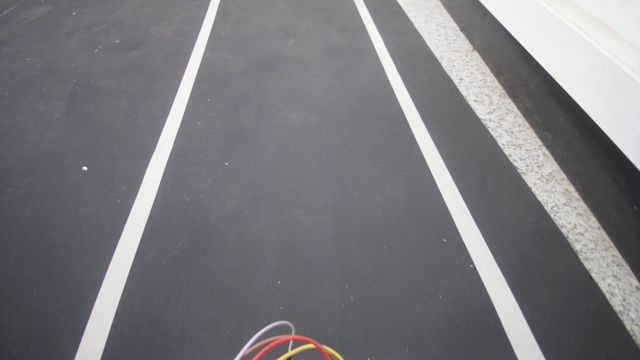
#> input picture kuruma/test/raw_collected_data/raw_images/raw_20250702_024235_522.jpg, 640 x 360 px, found by its file name
$ python calibrate_bev.py
#> lines starting #> are read from the running program, lines starting #| are printed output that depends on the picture; after the words box and inside, x2 and y2 are one past the last pixel; in counts of white or black regions, pixels touching at a corner belong together
import cv2
import numpy as np

# ==============================================================================
# 1. 复制并粘贴我们之前优化的 PerspectiveTransformer 类
#    (这里我只包含必要的部分，以保持脚本简洁)
# ==============================================================================
class PerspectiveTransformer:
    def __init__(self, paper_dist_cm=20.0):
        # 固定参数
        self.src_points = np.float32([[260, 87], [378, 87], [410, 217], [231, 221]])
        A4_WIDTH_CM, A4_HEIGHT_CM = 21.0, 29.7
        pixels_per_cm = 10.0  # 使用稍低的分辨率以加快实时刷新
        bev_width_cm, bev_height_cm = 150.0, 150.0

        # 计算BEV尺寸
        self.bev_pixel_width = int(bev_width_cm * pixels_per_cm)
        self.bev_pixel_height = int(bev_height_cm * pixels_per_cm)

        # 计算A4纸在BEV中的像素尺寸
        paper_bev_width = A4_WIDTH_CM * pixels_per_cm
        paper_bev_height = A4_HEIGHT_CM * pixels_per_cm
        margin_x = (self.bev_pixel_width - paper_bev_width) / 2

        # --- 关键部分：这里的 paper_dist_cm 是可变的 ---
        paper_bottom_y = self.bev_pixel_height - (paper_dist_cm * pixels_per_cm)
        paper_top_y = paper_bottom_y - paper_bev_height

        self.dst_points = np.float32([
            [margin_x, paper_top_y],
            [margin_x + paper_bev_width, paper_top_y],
            [margin_x + paper_bev_width, paper_bottom_y],
            [margin_x, paper_bottom_y]
        ])

        self.transform_matrix = cv2.getPerspectiveTransform(self.src_points, self.dst_points)

    def transform_image(self, image):
        return cv2.warpPerspective(
            image, self.transform_matrix,
            (self.bev_pixel_width, self.bev_pixel_height),
            flags=cv2.INTER_LINEAR,
            borderMode=cv2.BORDER_CONSTANT
        )

# ==============================================================================
# 2. 交互式校准的主程序
# ==============================================================================

# --- 全局变量 ---
# !!! 修改为你自己的图片路径，这张图片最好有清晰的平行线 !!!
IMAGE_PATH = "data/custom/images/raw_20250702_024235_522.jpg"
WINDOW_NAME = "Interactive BEV Calibration"
TRACKBAR_NAME = "Paper Distance (cm)"

# 加载图像
image = cv2.imread(IMAGE_PATH)
#> image is the input picture: shape (360, 640, 3); mean B, G, R 126.3, 122, 123
if image is None:
    print(f"错误: 无法加载图片 '{IMAGE_PATH}'")
    exit()

# 统一调整图像尺寸到标定时的尺寸 (640x360)
image = cv2.resize(image, (640, 360))


def on_trackbar_change(val):
    """滑动条的回调函数"""
#> called with val = 200
    # 1. 从滑动条获取当前的距离值 (OpenCV滑动条是整数，我们除以10来获得小数)
    distance_cm = val / 10.0

    # 2. 使用当前距离值创建一个新的变换器实例
    transformer = PerspectiveTransformer(paper_dist_cm=distance_cm)

    # 3. 生成新的鸟瞰图
    bev_image = transformer.transform_image(image)
#> in transform_image, `return cv2.warpPerspective( image, self.transform_matrix, (self.bev_pi..`:
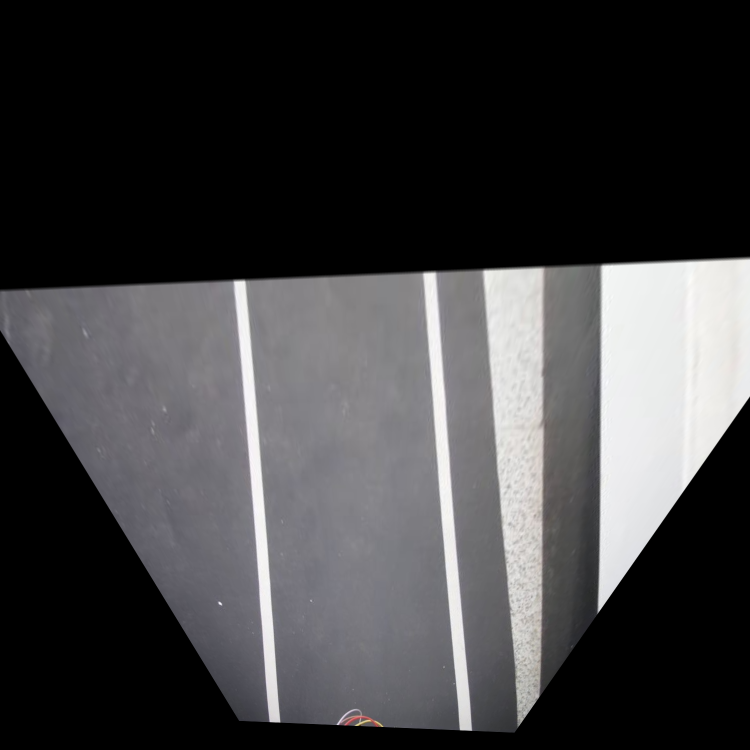
#> returned value: shape (1500, 1500, 3) (shown at 1/2 size); mean of channels 0, 1, 2 65.4, 64, 64.4; drawn as B, G, R

    # 4. 在鸟瞰图上画几条水平参考线，帮助判断是否平行
    h, w = bev_image.shape[:2]
#> h = 1500; w = 1500
    for i in range(1, 4):
        y = int(h * i / 4)
        cv2.line(bev_image, (0, y), (w, y), (0, 255, 255), 1) # 黄色参考线
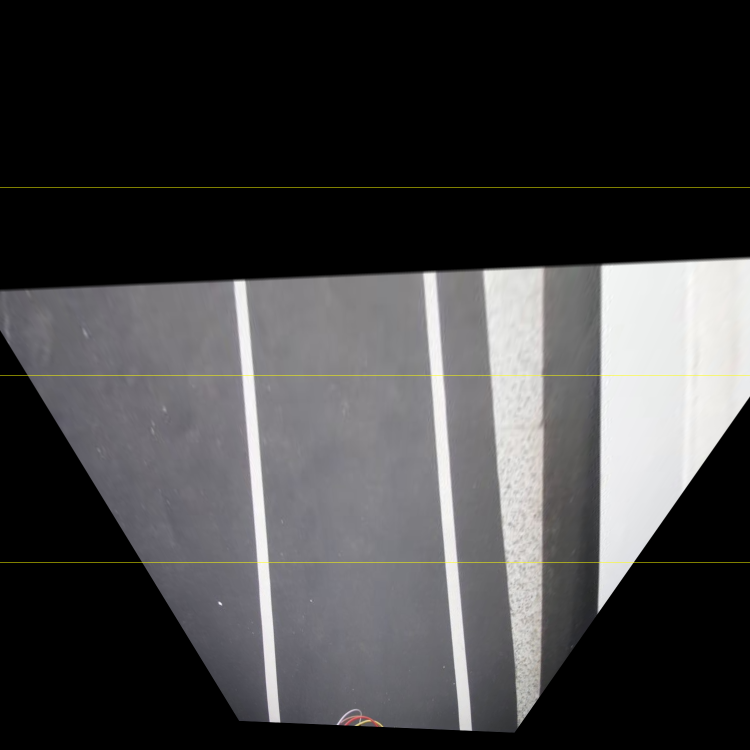
#> bev_image: shape (1500, 1500, 3) (shown at 1/2 size); 0.2% of pixels changed, all inside (x1, y1, x2, y2) = (0, 375, 1500, 1126)

    # 5. 显示更新后的鸟瞰图
    cv2.imshow(WINDOW_NAME, bev_image)

    # 打印当前值
    print(f"当前尝试的距离: {distance_cm:.1f} cm")


# --- 创建窗口和滑动条 ---
cv2.namedWindow(WINDOW_NAME)

# 创建滑动条。范围是 0 到 1000，对应 0.0cm 到 100.0cm
# 初始值设为 200，对应 20.0cm
cv2.createTrackbar(TRACKBAR_NAME, WINDOW_NAME, 200, 1000, on_trackbar_change)

# --- 首次调用以显示初始图像 ---
print("=== 交互式鸟瞰图校准工具 ===")
print("操作说明:")
print("1. 拖动滑动条来调整A4纸的虚拟距离。")
print("2. 观察右侧窗口中的平行线（如车道线）。")
print("3. 目标：让这些线在鸟瞰图中也保持平行。")
print("4. 找到最佳值后，按 'q' 键退出，并将该值记录下来。")
print("==============================")
on_trackbar_change(200) # 初始调用

# 等待用户操作，按'q'退出
while True:
    if cv2.waitKey(1) & 0xFF == ord('q'):
#> (key q is pressed here)
        break

cv2.destroyAllWindows()

$ run again, with kuruma/test/raw_collected_data/raw_images/raw_20250627_230655_175.jpg copied over kuruma/test/raw_collected_data/raw_images/raw_20250702_024235_522.jpg
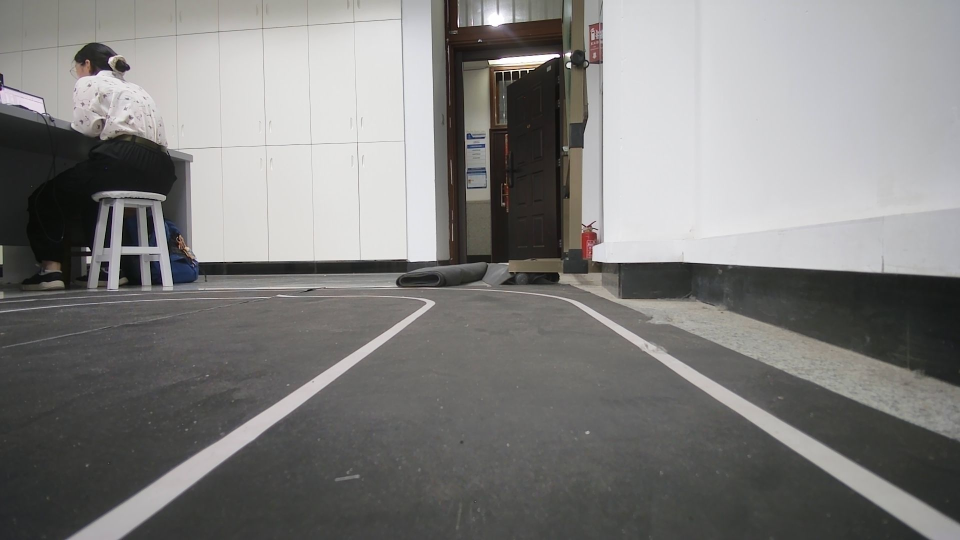
#> input picture kuruma/test/raw_collected_data/raw_images/raw_20250627_230655_175.jpg, 1920 x 1080 px, found by its file name (shown at 1/2 size)
#> image is the input picture: shape (1080, 1920, 3); mean B, G, R 125.6, 126.9, 127.7
#> image: shape (360, 640, 3)
#> in transform_image, `return cv2.warpPerspective( image, self.transform_matrix, (self.bev_pi..`:
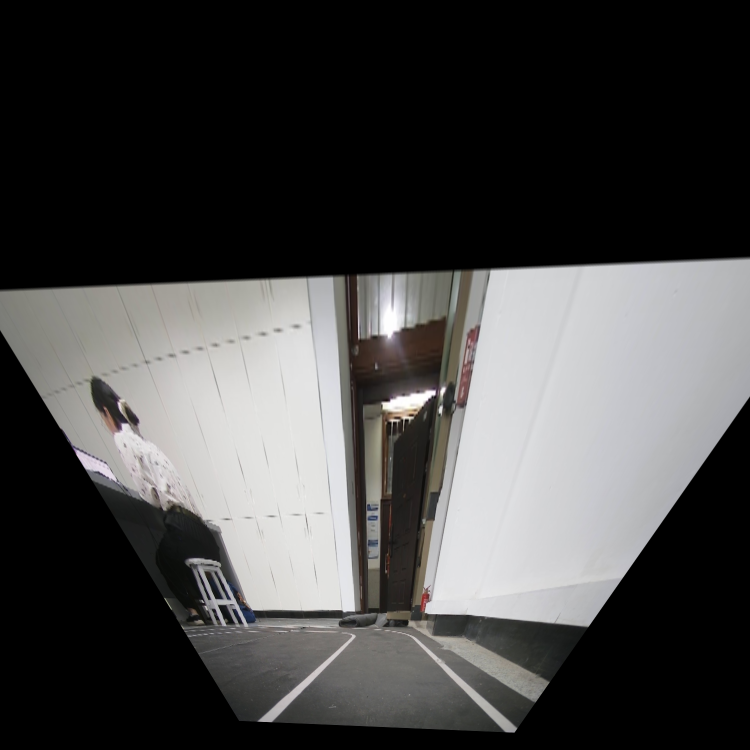
#> returned value: shape (1500, 1500, 3) (shown at 1/2 size); mean of channels 0, 1, 2 70.7, 71.2, 71.6; drawn as B, G, R
#> after the loop in on_trackbar_change, `for i in range(1, 4):`:
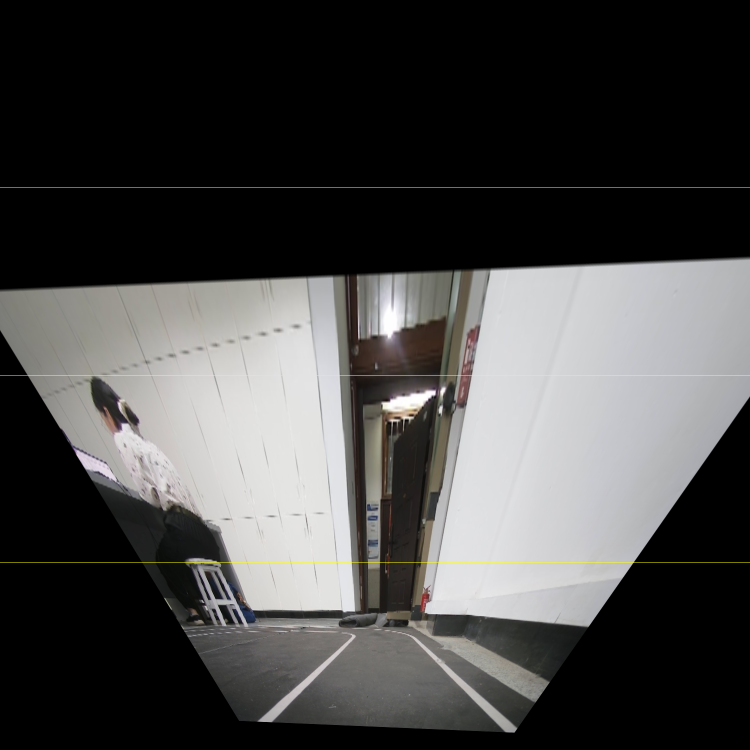
#> bev_image: shape (1500, 1500, 3) (shown at 1/2 size); 0.2% of pixels changed, all inside (x1, y1, x2, y2) = (0, 375, 1500, 1126)

$ run again, with kuruma/test/raw_collected_data/raw_images/raw_20250627_230912_723.jpg copied over kuruma/test/raw_collected_data/raw_images/raw_20250702_024235_522.jpg
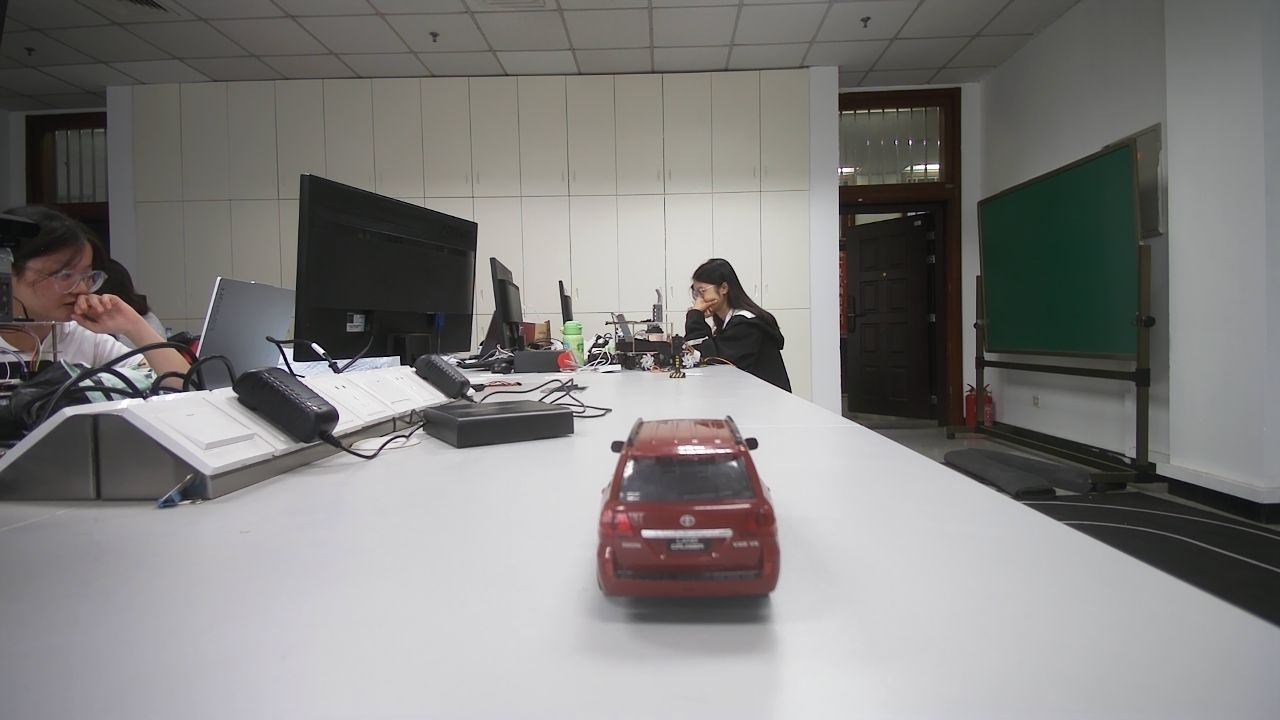
#> input picture kuruma/test/raw_collected_data/raw_images/raw_20250627_230912_723.jpg, 1280 x 720 px, found by its file name
#> image is the input picture: shape (720, 1280, 3); mean B, G, R 127.1, 128.4, 130
#> image: shape (360, 640, 3)
#> in transform_image, `return cv2.warpPerspective( image, self.transform_matrix, (self.bev_pi..`:
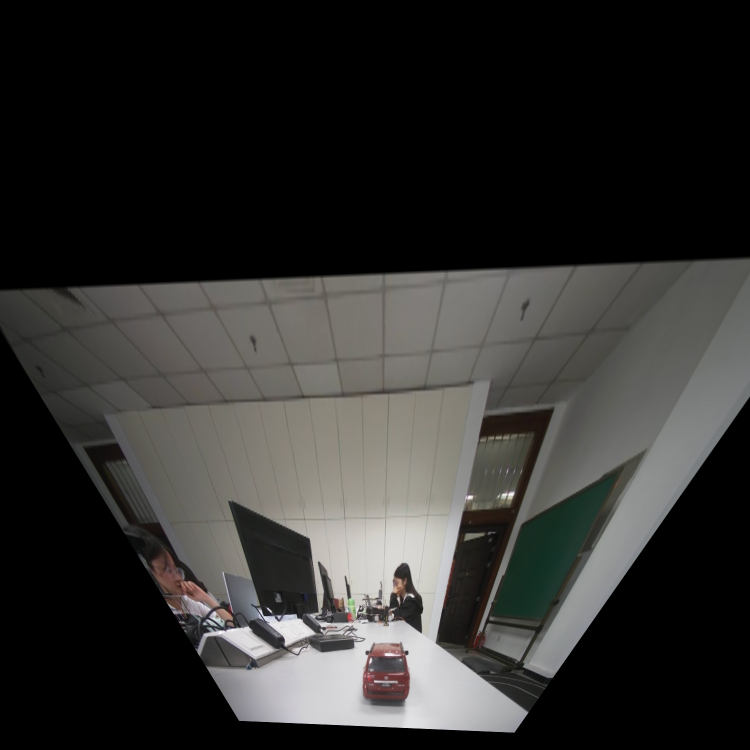
#> returned value: shape (1500, 1500, 3) (shown at 1/2 size); mean of channels 0, 1, 2 46.8, 48.6, 49.2; drawn as B, G, R
#> after the loop in on_trackbar_change, `for i in range(1, 4):`:
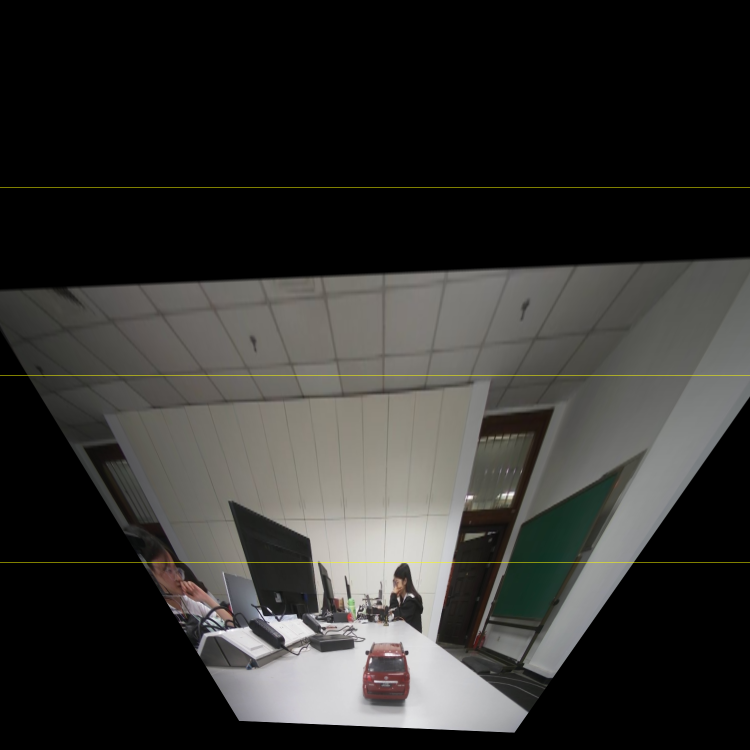
#> bev_image: shape (1500, 1500, 3) (shown at 1/2 size); 0.2% of pixels changed, all inside (x1, y1, x2, y2) = (0, 375, 1500, 1126)
